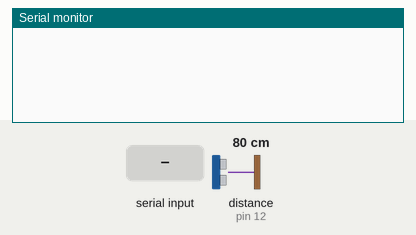
Bench run of a sketch on a simulated Arduino Uno, built with avr-gcc and run on an emulated ATmega328P. Shown: the last lines printed to the serial monitor. The test bench sets the inputs (shaded band); at power-on: distance to the obstacle (sensor on pin 12) 80 cm. The echo pulse lasts 58.3 µs per cm.

Above: at 1.2 s.
1.3 s: "90,45,200\n" received over Serial
At 3.8 s:
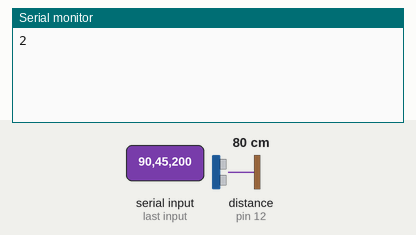
4.3 s: "30,150,10\n" received over Serial
At 6.8 s:
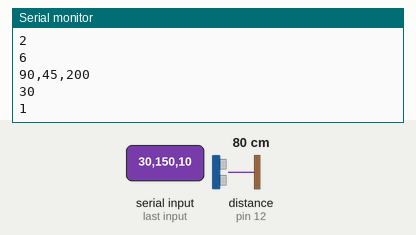
Timing chart, 0 to 8.3 s (numbered marks = the images above; inputs shaded):
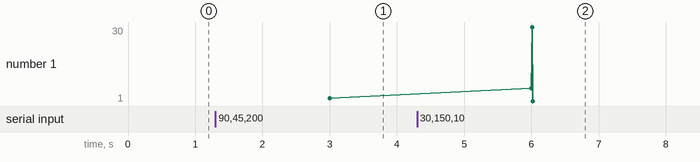

Measured:
- after the input at 1.3 s, the serial monitor: prints a new line after 1.7 s (image 1)
- after the input at 4.3 s, the serial monitor: prints a new line after 1.7 s (image 2)
- plotted number 1: 2 → 1 after the input at 4.3 s

The sketch:

GarbageBinSensor_Final.ino
```cpp
//Codes:
//OK - 0
//Not OK - 1
//2 - First ID success
//3 - ID is incorrect
//4 - ID authorization success
//5 - Entered value is invalid
//6 - Data is entered (will send ID and height - 2 responses)

#include <Wire.h>

long contHeight;
bool idEntered = false, measuresEntered = false;

const int trigPin = 11;
const int echoPin = 12;

const float fillPercent = 0.8;
const long defaultDelay = 1000;
const long okDelay = 10000;
const long notOkDelay = 1000;

long duration, distanceMm;

String input, ID = "";
unsigned long previousMillis = 0;
long interval = 1000;

void setup()
{
  resetVariables();

  pinMode(trigPin, OUTPUT);
  pinMode(echoPin, INPUT);

  Serial.begin(9600);
}

void loop()
{
  if (Serial.available())
  {
    enterData();
  }

  unsigned long currentMillis = millis();

  if (currentMillis - previousMillis < interval) {
    delay(defaultDelay);
    return;
  }

  previousMillis = currentMillis;

  if(measuresEntered)
  {
    checkDistance();
  }

  delay(defaultDelay);
}


void resetVariables()
{
  contHeight = 0;
  measuresEntered = false;
}

bool enterVariable(long *currentValue, String input)
{
  if(*currentValue != 0 || input.toInt() <= 0)
  {
    if(input.toInt() <= 0)
      Serial.println(5);

    return false;
  }

  *currentValue = input.toInt();
  return true;
}

void enterData()
{
  input = Serial.readString();

    if(!idEntered)
    {
      ID = input;
      idEntered = true;
      Serial.println(2);
      return;
    }

    if(measuresEntered)
    {
      if(ID == input)
      {
        Serial.println(4);
        resetVariables();
      }
      else
        Serial.println(3);

      return;
    }

    if(enterVariable(&contHeight, input))
    {
      measuresEntered = true;
      Serial.println(6);
      Serial.println(ID);
      Serial.println(contHeight);
      return;
    }
}

void checkDistance()
{
  // Clears the trigPin
    digitalWrite(trigPin, LOW);
    delayMicroseconds(2);

    // Sets the trigPin on HIGH state for 10 micro seconds
    digitalWrite(trigPin, HIGH);
    delayMicroseconds(10);
    digitalWrite(trigPin, LOW);

    // Reads the echoPin, returns the sound wave travel time in microseconds
    duration = pulseIn(echoPin, HIGH);

    // Calculating the distance
    distanceMm= duration*0.34/2;

    if(distanceMm <= contHeight * (1.0 - fillPercent))
    {
      Serial.println(0);
      interval = notOkDelay;
    }
    else
    {
      Serial.println(1);
      interval = okDelay;
    }
}
```
